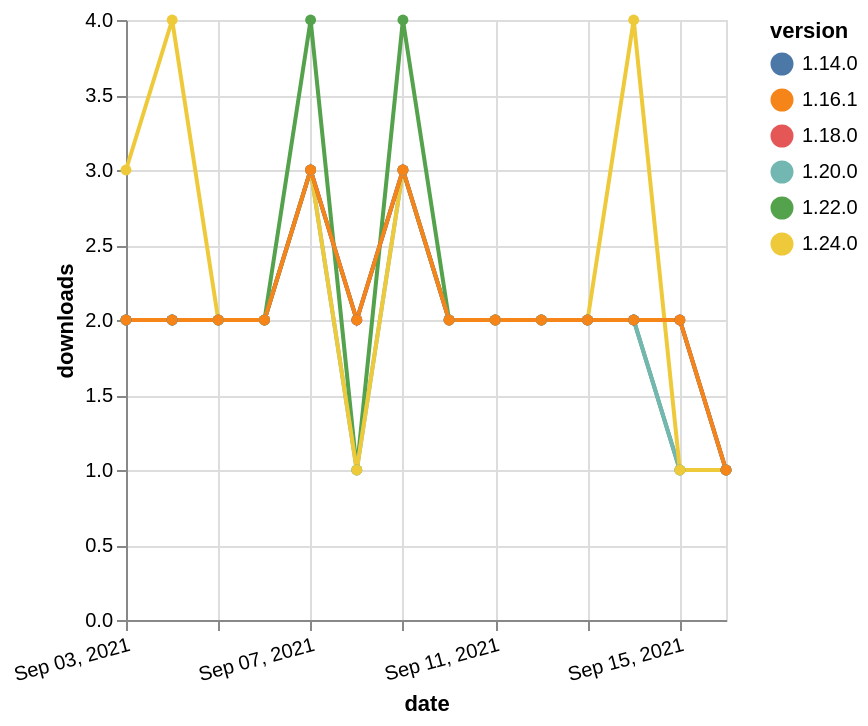

Write a Vega-Lite specification for this figure.
### Vega-Lite specification from a JSON file in a GitHub repository (floating-point values rounded to 4 significant figures)
{"$schema": "https://vega.github.io/schema/vega-lite/v5.json", "description": "A simple bar chart with embedded data.", "data": {"values": [{"date": "2021-09-03", "total": 1459, "delta": 2, "version": "1.18.0"}, {"date": "2021-09-04", "total": 1461, "delta": 2, "version": "1.18.0"}, {"date": "2021-09-05", "total": 1463, "delta": 2, "version": "1.18.0"}, {"date": "2021-09-06", "total": 1465, "delta": 2, "version": "1.18.0"}, {"date": "2021-09-07", "total": 1468, "delta": 3, "version": "1.18.0"}, {"date": "2021-09-08", "total": 1470, "delta": 2, "version": "1.18.0"}, {"date": "2021-09-09", "total": 1473, "delta": 3, "version": "1.18.0"}, {"date": "2021-09-10", "total": 1475, "delta": 2, "version": "1.18.0"}, {"date": "2021-09-11", "total": 1477, "delta": 2, "version": "1.18.0"}, {"date": "2021-09-12", "total": 1479, "delta": 2, "version": "1.18.0"}, {"date": "2021-09-13", "total": 1481, "delta": 2, "version": "1.18.0"}, {"date": "2021-09-14", "total": 1483, "delta": 2, "version": "1.18.0"}, {"date": "2021-09-15", "total": 1485, "delta": 2, "version": "1.18.0"}, {"date": "2021-09-16", "total": 1486, "delta": 1, "version": "1.18.0"}, {"date": "2021-09-03", "total": 711, "delta": 2, "version": "1.22.0"}, {"date": "2021-09-04", "total": 713, "delta": 2, "version": "1.22.0"}, {"date": "2021-09-05", "total": 715, "delta": 2, "version": "1.22.0"}, {"date": "2021-09-06", "total": 717, "delta": 2, "version": "1.22.0"}, {"date": "2021-09-07", "total": 721, "delta": 4, "version": "1.22.0"}, {"date": "2021-09-08", "total": 722, "delta": 1, "version": "1.22.0"}, {"date": "2021-09-09", "total": 726, "delta": 4, "version": "1.22.0"}, {"date": "2021-09-10", "total": 728, "delta": 2, "version": "1.22.0"}, {"date": "2021-09-11", "total": 730, "delta": 2, "version": "1.22.0"}, {"date": "2021-09-12", "total": 732, "delta": 2, "version": "1.22.0"}, {"date": "2021-09-13", "total": 734, "delta": 2, "version": "1.22.0"}, {"date": "2021-09-14", "total": 736, "delta": 2, "version": "1.22.0"}, {"date": "2021-09-15", "total": 737, "delta": 1, "version": "1.22.0"}, {"date": "2021-09-16", "total": 738, "delta": 1, "version": "1.22.0"}, {"date": "2021-09-03", "total": 996, "delta": 2, "version": "1.20.0"}, {"date": "2021-09-04", "total": 998, "delta": 2, "version": "1.20.0"}, {"date": "2021-09-05", "total": 1000, "delta": 2, "version": "1.20.0"}, {"date": "2021-09-06", "total": 1002, "delta": 2, "version": "1.20.0"}, {"date": "2021-09-07", "total": 1005, "delta": 3, "version": "1.20.0"}, {"date": "2021-09-08", "total": 1006, "delta": 1, "version": "1.20.0"}, {"date": "2021-09-09", "total": 1009, "delta": 3, "version": "1.20.0"}, {"date": "2021-09-10", "total": 1011, "delta": 2, "version": "1.20.0"}, {"date": "2021-09-11", "total": 1013, "delta": 2, "version": "1.20.0"}, {"date": "2021-09-12", "total": 1015, "delta": 2, "version": "1.20.0"}, {"date": "2021-09-13", "total": 1017, "delta": 2, "version": "1.20.0"}, {"date": "2021-09-14", "total": 1019, "delta": 2, "version": "1.20.0"}, {"date": "2021-09-15", "total": 1020, "delta": 1, "version": "1.20.0"}, {"date": "2021-09-16", "total": 1021, "delta": 1, "version": "1.20.0"}, {"date": "2021-09-03", "total": 226, "delta": 3, "version": "1.24.0"}, {"date": "2021-09-04", "total": 230, "delta": 4, "version": "1.24.0"}, {"date": "2021-09-05", "total": 232, "delta": 2, "version": "1.24.0"}, {"date": "2021-09-06", "total": 234, "delta": 2, "version": "1.24.0"}, {"date": "2021-09-07", "total": 237, "delta": 3, "version": "1.24.0"}, {"date": "2021-09-08", "total": 238, "delta": 1, "version": "1.24.0"}, {"date": "2021-09-09", "total": 241, "delta": 3, "version": "1.24.0"}, {"date": "2021-09-10", "total": 243, "delta": 2, "version": "1.24.0"}, {"date": "2021-09-11", "total": 245, "delta": 2, "version": "1.24.0"}, {"date": "2021-09-12", "total": 247, "delta": 2, "version": "1.24.0"}, {"date": "2021-09-13", "total": 249, "delta": 2, "version": "1.24.0"}, {"date": "2021-09-14", "total": 253, "delta": 4, "version": "1.24.0"}, {"date": "2021-09-15", "total": 254, "delta": 1, "version": "1.24.0"}, {"date": "2021-09-16", "total": 255, "delta": 1, "version": "1.24.0"}, {"date": "2021-09-03", "total": 2029, "delta": 2, "version": "1.14.0"}, {"date": "2021-09-04", "total": 2031, "delta": 2, "version": "1.14.0"}, {"date": "2021-09-05", "total": 2033, "delta": 2, "version": "1.14.0"}, {"date": "2021-09-06", "total": 2035, "delta": 2, "version": "1.14.0"}, {"date": "2021-09-07", "total": 2038, "delta": 3, "version": "1.14.0"}, {"date": "2021-09-08", "total": 2040, "delta": 2, "version": "1.14.0"}, {"date": "2021-09-09", "total": 2043, "delta": 3, "version": "1.14.0"}, {"date": "2021-09-10", "total": 2045, "delta": 2, "version": "1.14.0"}, {"date": "2021-09-11", "total": 2047, "delta": 2, "version": "1.14.0"}, {"date": "2021-09-12", "total": 2049, "delta": 2, "version": "1.14.0"}, {"date": "2021-09-13", "total": 2051, "delta": 2, "version": "1.14.0"}, {"date": "2021-09-14", "total": 2053, "delta": 2, "version": "1.14.0"}, {"date": "2021-09-15", "total": 2055, "delta": 2, "version": "1.14.0"}, {"date": "2021-09-16", "total": 2056, "delta": 1, "version": "1.14.0"}, {"date": "2021-09-03", "total": 1633, "delta": 2, "version": "1.16.1"}, {"date": "2021-09-04", "total": 1635, "delta": 2, "version": "1.16.1"}, {"date": "2021-09-05", "total": 1637, "delta": 2, "version": "1.16.1"}, {"date": "2021-09-06", "total": 1639, "delta": 2, "version": "1.16.1"}, {"date": "2021-09-07", "total": 1642, "delta": 3, "version": "1.16.1"}, {"date": "2021-09-08", "total": 1644, "delta": 2, "version": "1.16.1"}, {"date": "2021-09-09", "total": 1647, "delta": 3, "version": "1.16.1"}, {"date": "2021-09-10", "total": 1649, "delta": 2, "version": "1.16.1"}, {"date": "2021-09-11", "total": 1651, "delta": 2, "version": "1.16.1"}, {"date": "2021-09-12", "total": 1653, "delta": 2, "version": "1.16.1"}, {"date": "2021-09-13", "total": 1655, "delta": 2, "version": "1.16.1"}, {"date": "2021-09-14", "total": 1657, "delta": 2, "version": "1.16.1"}, {"date": "2021-09-15", "total": 1659, "delta": 2, "version": "1.16.1"}, {"date": "2021-09-16", "total": 1660, "delta": 1, "version": "1.16.1"}]}, "width": "container", "mark": {"type": "line", "point": {"filled": true}}, "encoding": {"x": {"field": "date", "type": "temporal", "timeUnit": "yearmonthdate", "title": "date", "axis": {"labelAngle": -15}}, "y": {"field": "delta", "type": "quantitative", "title": "downloads"}, "color": {"field": "version", "type": "nominal"}, "tooltip": {"field": "delta"}}}
